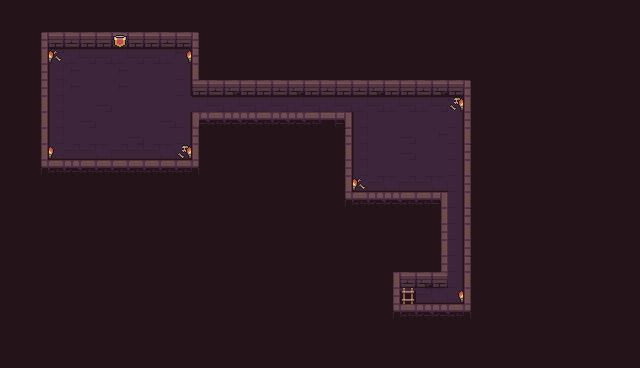

This is a level from a 2D game, rendered from its Tiled map with the project's own tilesets. A one-line summary and the map file follow, with tile-layer data summarised:
An orthogonal 40x23 tile map with 16x16 px tiles, 3 tile layers (Tile Layer 1, Tile Layer 2, Tile Layer 3) and 25 objects (player, goal, box0, box1, box2, ...).

<map version="1.10" tiledversion="1.10.2" orientation="orthogonal" renderorder="right-down" width="40" height="23" tilewidth="16" tileheight="16" infinite="0" nextlayerid="8" nextobjectid="98">
 <tileset firstgid="1" name="Dungeon_Tileset" tilewidth="16" tileheight="16" tilecount="100" columns="10">
  <image source="Dungeon_Tileset.png" width="160" height="160" />
 </tileset>
 <layer id="1" name="Tile Layer 1" width="40" height="23">
  <data>[920 cells, 920 non-empty, 39 distinct tile ids]</data>
 </layer>
 <layer id="6" name="Tile Layer 2" width="40" height="23">
  <data>[920 cells, 5 non-empty, 3 distinct tile ids]</data>
 </layer>
 <objectgroup id="2" name="block">
  <object id="68" x="48.3283" y="47.746">
   <polygon points="0,0 143.672,0.254014 143.672,-15.746 -0.328254,-15.746" />
  </object>
  <object id="69" x="31" y="32.5">
   <polygon points="0,0 17,-0.5 17,143.5 1,143.5" />
  </object>
  <object id="70" x="48" y="160.5">
   <polygon points="0,0 144,-0.5 144,15.5 0,15.5" />
  </object>
  <object id="71" x="192.5" y="112.5">
   <polygon points="0,0 15.5,-0.5 15.5,63.5 -0.5,63.5" />
  </object>
  <object id="72" x="192" y="32.5">
   <polygon points="0,0 16,-0.5 16,63.5 0,63.5" />
  </object>
  <object id="73" x="192.5" y="96">
   <polygon points="0,0 271.5,0 271.5,-16 -0.5,-16 -0.5,0" />
  </object>
  <object id="74" x="192" y="113">
   <polygon points="0,0 160,0 160,15 0,15" />
  </object>
  <object id="75" x="464" y="81">
   <polygon points="0,0 16,-1 16,239 0,239" />
  </object>
  <object id="76" x="351" y="113.495">
   <polygon points="0,0 -0.454545,94.5052 -15,94.5052 -15,-0.494792" />
  </object>
  <object id="77" x="346" y="192.5">
   <polygon points="0,0 102,-0.5 102,15.5 6,15.5 -10,15.5 -10,-0.5" />
  </object>
  <object id="78" x="385" y="320">
   <polygon points="0,0 79,0 79,-16 -1,-16" />
  </object>
  <object id="80" x="385" y="271.5">
   <polygon points="0,0 63,0.5 63,16.5 0.649485,16.5" />
  </object>
  <object id="81" x="432.5" y="271.5">
   <polygon points="0,0 15.5,0.5 15.5,-79.5 -0.5,-79.5" />
  </object>
  <object id="85" name="player" x="66.5833" y="130.583" width="10.8333" height="10.8333" />
  <object id="87" name="goal" x="394.167" y="287.583" width="13.6667" height="17.3333" />
  <object id="88" name="box0" x="98.75" y="114" width="10.5" height="11" />
  <object id="89" name="box1" x="196.25" y="98.5" width="10.5" height="11" />
  <object id="90" name="box2" x="259.75" y="99" width="10.5" height="11" />
  <object id="91" name="box3" x="338.75" y="99" width="10.5" height="11" />
  <object id="92" name="box4" x="371.25" y="99.75" width="10.5" height="11" />
  <object id="93" name="box5" x="386.75" y="99.5" width="10.5" height="11" />
  <object id="94" name="box6" x="403" y="99.5" width="10.5" height="11" />
  <object id="95" name="box7" x="418.75" y="99.5" width="10.5" height="11" />
  <object id="96" name="box8" x="435.25" y="99.25" width="10.5" height="11" />
  <object id="97" name="box9" x="450.25" y="99" width="10.5" height="11" />
 </objectgroup>
 <layer id="7" name="Tile Layer 3" width="40" height="23">
  <data>[920 cells, 8 non-empty, 2 distinct tile ids]</data>
 </layer>
</map>
